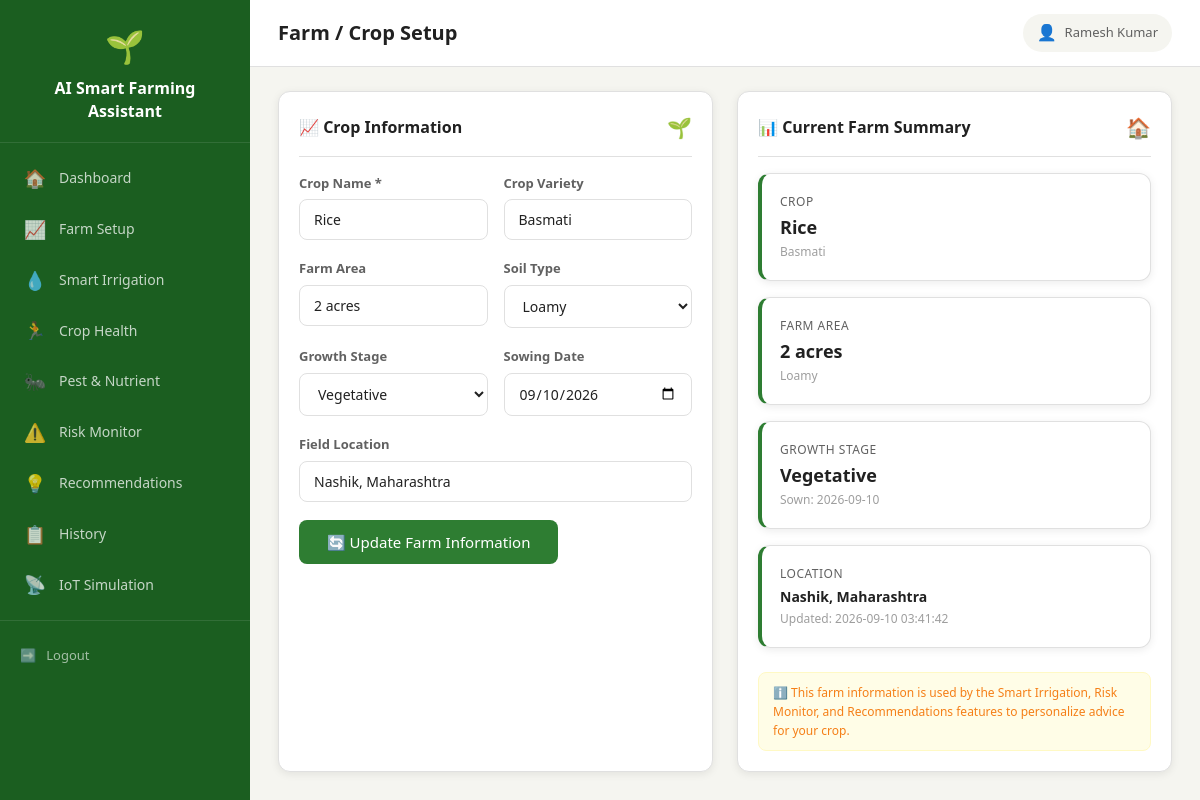
The app's page /farm (signed in) with its own data.
### tables this page shows
CREATE TABLE farms (
        id INTEGER PRIMARY KEY AUTOINCREMENT,
        user_id INTEGER NOT NULL,
        crop_name TEXT NOT NULL,
        crop_variety TEXT,
        farm_area TEXT,
        soil_type TEXT,
        growth_stage TEXT,
        sowing_date TEXT,
        location TEXT,
        created_at TIMESTAMP DEFAULT CURRENT_TIMESTAMP,
        FOREIGN KEY (user_id) REFERENCES users(id)
    );

### app.py (the view, shortened to what this page needs)
@app.route("/farm", methods=["GET", "POST"])
@login_required
def farm():
    db = get_db()
    user_id = session["user_id"]
    current_farm = db.execute(
        "SELECT * FROM farms WHERE user_id = ? ORDER BY id DESC LIMIT 1",
        (user_id,)
    ).fetchone()
    return render_template("farm.html", farm=current_farm)

### app.py (called while the page is built)
@app.after_request
def add_cors_headers(response):
    response.headers["Access-Control-Allow-Origin"] = "*"
    response.headers["Access-Control-Allow-Methods"] = "GET, POST, OPTIONS"
    response.headers["Access-Control-Allow-Headers"] = "Content-Type, Authorization"
    return response

def get_db():
    if "db" not in g:
        g.db = sqlite3.connect(DATABASE)
        g.db.row_factory = sqlite3.Row
        g.db.execute("PRAGMA foreign_keys = ON")
    return g.db

def login_required(f):
    @wraps(f)
    def decorated_function(*args, **kwargs):
        if "user_id" not in session:
            flash("Please login first.", "warning")
            return redirect(url_for("login"))
        return f(*args, **kwargs)
    return decorated_function

### templates/farm.html (shortened to what this page needs)
{% extends "base.html" %}
{% block page_title %}Farm / Crop Setup{% endblock %}
{% block content %}
<div class="two-col">
    <div class="card">
        <div class="card-header">
            <h3>&#x1f4c8; Crop Information</h3>
            <span class="card-icon">&#x1f331;</span>
        </div>
        <form method="POST" action="{{ url_for('farm') }}">
            <div class="form-row">
                <div class="form-group">
                    <label for="crop_name">Crop Name *</label>
                    <input type="text" id="crop_name" name="crop_name" value="{{ farm.crop_name if farm else '' }}" placeholder="e.g. Rice, Wheat, Tomato" required>
                </div>
                <div class="form-group">
                    <label for="crop_variety">Crop Variety</label>
                    <input type="text" id="crop_variety" name="crop_variety" value="{{ farm.crop_variety if farm else '' }}" placeholder="e.g. Basmati, Pusa-44">
                </div>
            </div>
            <div class="form-row">
                <div class="form-group">
                    <label for="farm_area">Farm Area</label>
                    <input type="text" id="farm_area" name="farm_area" value="{{ farm.farm_area if farm else '' }}" placeholder="e.g. 2 acres">
                </div>
                <div class="form-group">
                    <label for="soil_type">Soil Type</label>
                    <select id="soil_type" name="soil_type">
                        {% for soil in ['Clay', 'Sandy', 'Loamy', 'Silty', 'Peaty', 'Saline', 'Black Soil', 'Red Soil'] %}
                        <option value="{{ soil }}" {% if farm and farm.soil_type == soil %}selected{% endif %}>{{ soil }}</option>
                        {% endfor %}
                    </select>
                </div>
            </div>
            <div class="form-row">
                <div class="form-group">
                    <label for="growth_stage">Growth Stage</label>
                    <select id="growth_stage" name="growth_stage">
                        {% for stage in ['Sowing', 'Germination', 'Seedling', 'Vegetative', 'Flowering', 'Fruiting', 'Maturity', 'Harvesting'] %}
                        <option value="{{ stage }}" {% if farm and farm.growth_stage == stage %}selected{% endif %}>{{ stage }}</option>
                        {% endfor %}
                    </select>
                </div>
                <div class="form-group">
                    <label for="sowing_date">Sowing Date</label>
                    <input type="date" id="sowing_date" name="sowing_date" value="{{ farm.sowing_date if farm else '' }}">
                </div>
            </div>
            <div class="form-group">
                <label for="location">Field Location</label>
                <input type="text" id="location" name="location" value="{{ farm.location if farm else '' }}" placeholder="Village, District, State">
            </div>
            <button type="submit" class="btn btn-primary btn-lg">
                {% if farm %}&#x1f504; Update Farm Information{% else %}&#x1f4be; Save Farm Information{% endif %}
            </button>
        </form>
    </div>
    <div class="card">
        <div class="card-header">
            <h3>&#x1f4ca; Current Farm Summary</h3>
            <span class="card-icon">&#x1f3e0;</span>
        </div>
        {% if farm %}
        <div class="stats-grid">
            <div class="stat-card">
                <div class="stat-label">Crop</div>
                <div class="stat-value" style="font-size:18px;">{{ farm.crop_name }}</div>
                <div class="stat-sub">{{ farm.crop_variety or 'Variety not set' }}</div>
            </div>
            <div class="stat-card">
                <div class="stat-label">Farm Area</div>
                <div class="stat-value" style="font-size:18px;">{{ farm.farm_area or 'Not set' }}</div>
                <div class="stat-sub">{{ farm.soil_type or 'Soil type not set' }}</div>
            </div>
            <div class="stat-card">
                <div class="stat-label">Growth Stage</div>
                <div class="stat-value" style="font-size:18px;">{{ farm.growth_stage or 'Not set' }}</div>
                <div class="stat-sub">Sown: {{ farm.sowing_date or 'Not set' }}</div>
            </div>
            <div class="stat-card">
                <div class="stat-label">Location</div>
                <div class="stat-value" style="font-size:14px;">{{ farm.location or 'Not set' }}</div>
                <div class="stat-sub">Updated: {{ farm.created_at }}</div>
            </div>
        </div>
        <div class="disclaimer" style="margin-top:16px;">
            &#x2139;&#xfe0f; This farm information is used by the Smart Irrigation, Risk Monitor, and Recommendations features to personalize advice for your crop.
        </div>
        {% else %}
        <div class="empty-state">
            <span class="empty-icon">&#x1f4c8;</span>
            <p>No farm information saved yet.<br>Fill the form to set up your crop details.</p>
        </div>
        {% endif %}
    </div>
</div>
{% endblock %}

### static/css/style.css (style rules this page uses)
:root { --primary: #2e7d32; --primary-dark: #1b5e20; --primary-light: #4caf50; --secondary: #ff8f00; --secondary-light: #ffb74d; --danger: #c62828; --danger-light: #ef5350; --warning: #f57f17; --info: #0277bd; --bg-main: #f5f5f0; --bg-card: #ffffff; --bg-sidebar: #1b5e20; --text-primary: #212121; --text-secondary: #616161; --text-light: #9e9e9e; --border: #e0e0e0; --shadow: 0 2px 8px rgba(0, 0, 0, 0.08); --shadow-hover: 0 4px 16px rgba(0, 0, 0, 0.12); --radius: 8px; --radius-lg: 12px; --sidebar-width: 250px; }
* { margin: 0; padding: 0; box-sizing: border-box; }
body { font-family: 'Segoe UI', Tahoma, Geneva, Verdana, sans-serif; background: var(--bg-main); color: var(--text-primary); line-height: 1.6; min-height: 100vh; }
.card { background: var(--bg-card); border-radius: var(--radius-lg); box-shadow: var(--shadow); padding: 20px; margin-bottom: 20px; border: 1px solid var(--border); }
.card-header { display: flex; justify-content: space-between; align-items: center; margin-bottom: 16px; padding-bottom: 12px; border-bottom: 1px solid var(--border); }
.card-header h3 { font-size: 16px; font-weight: 600; color: var(--text-primary); }
.card-header .card-icon { font-size: 20px; color: var(--primary); }
.stats-grid { display: grid; grid-template-columns: repeat(auto-fill, minmax(200px, 1fr)); gap: 16px; margin-bottom: 24px; }
.stat-card { background: var(--bg-card); border-radius: var(--radius-lg); padding: 18px; box-shadow: var(--shadow); border: 1px solid var(--border); border-left: 4px solid var(--primary); transition: box-shadow 0.2s; }
.stat-card .stat-label { font-size: 12px; color: var(--text-secondary); text-transform: uppercase; letter-spacing: 0.5px; margin-bottom: 6px; }
.stat-card .stat-value { font-size: 24px; font-weight: 700; color: var(--text-primary); line-height: 1.2; }
.stat-card .stat-sub { font-size: 12px; color: var(--text-light); margin-top: 4px; }
.form-group { margin-bottom: 18px; }
.form-group label { display: block; font-size: 13px; font-weight: 600; color: var(--text-secondary); margin-bottom: 6px; }
.form-group input, .form-group select, .form-group textarea { width: 100%; padding: 10px 14px; border: 1px solid var(--border); border-radius: var(--radius); font-size: 14px; color: var(--text-primary); background: var(--bg-card); transition: border-color 0.2s; font-family: inherit; }
.form-row { display: grid; grid-template-columns: 1fr 1fr; gap: 16px; }
.btn { display: inline-flex; align-items: center; gap: 8px; padding: 10px 20px; border: none; border-radius: var(--radius); font-size: 14px; font-weight: 500; cursor: pointer; transition: all 0.2s; font-family: inherit; }
.btn-primary { background: var(--primary); color: white; }
.btn-lg { padding: 12px 28px; font-size: 15px; }
.two-col { display: grid; grid-template-columns: 1fr 1fr; gap: 24px; }
.disclaimer { background: #fffde7; border: 1px solid #fff9c4; border-radius: var(--radius); padding: 10px 14px; font-size: 12px; color: #f57f17; margin-top: 16px; }

### records on screen
farms: crop_name "Rice", crop_variety "Basmati", farm_area "2 acres", soil_type "Loamy", growth_stage "Vegetative", sowing_date "09/10/2026", location "Nashik, Maharashtra", sowing_date "2026-09-10", created_at "2026-09-10 03:41:42"

### other values on screen
{{ session['user_name'] }} "Ramesh Kumar"
